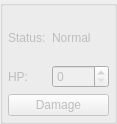
<?xml version="1.0" encoding="UTF-8"?>
<ui version="4.0">
 <class>PlanePartDamageTracker</class>
 <widget class="QGroupBox" name="PlanePartDamageTracker">
  <property name="enabled">
   <bool>false</bool>
  </property>
  <property name="geometry">
   <rect>
    <x>0</x>
    <y>0</y>
    <width>117</width>
    <height>124</height>
   </rect>
  </property>
  <property name="windowTitle">
   <string>Form</string>
  </property>
  <layout class="QGridLayout" name="gridLayout">
   <property name="leftMargin">
    <number>5</number>
   </property>
   <property name="rightMargin">
    <number>5</number>
   </property>
   <property name="bottomMargin">
    <number>5</number>
   </property>
   <item row="1" column="0">
    <widget class="QLabel" name="label_3">
     <property name="text">
      <string>HP:</string>
     </property>
    </widget>
   </item>
   <item row="2" column="0" colspan="3">
    <widget class="QPushButton" name="damage_btn">
     <property name="text">
      <string>Damage</string>
     </property>
    </widget>
   </item>
   <item row="1" column="1" colspan="2">
    <widget class="QSpinBox" name="current_hp"/>
   </item>
   <item row="0" column="0">
    <widget class="QLabel" name="label_2">
     <property name="text">
      <string>Status:</string>
     </property>
    </widget>
   </item>
   <item row="0" column="1" colspan="2">
    <widget class="QLabel" name="status_lbl">
     <property name="text">
      <string>Normal</string>
     </property>
    </widget>
   </item>
  </layout>
 </widget>
 <resources/>
 <connections/>
</ui>
